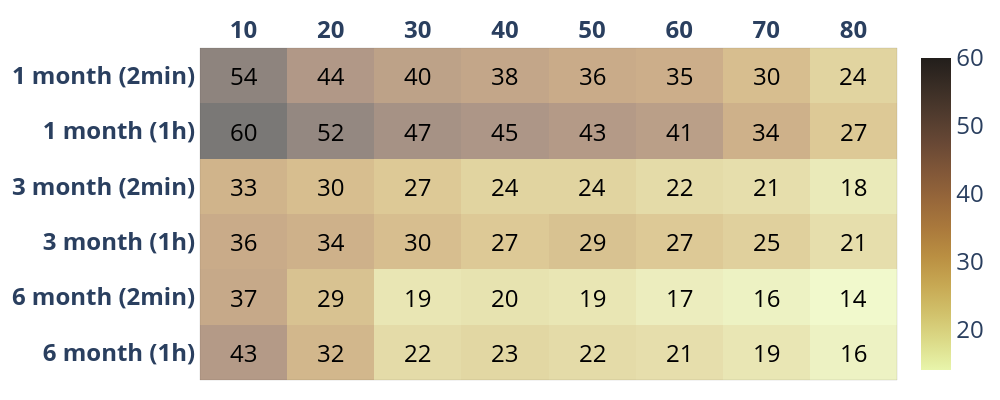

The notebook cell saved with this chart:
### Code cell
#!pip install -U kaleido
import plotly.graph_objects as go
from functools import reduce
from itertools import product

z=[list(np.ceil(np.array(REU_6_CO_2)).astype(int)),list(np.ceil(np.array(REU_6_CO)).astype(int)),
   list(np.ceil(np.array(REU_3_CO_2)).astype(int)),list(np.ceil(np.array(REU_3_CO)).astype(int)),
  list(np.ceil(np.array(REU_1_CO_2)).astype(int)),list(np.ceil(np.array(REU_1_CO)).astype(int))]
x=['<b>10</b>', '<b>20</b>', '<b>30</b>', '<b>40</b>', '<b>50</b>','<b>60</b>',
   '<b>70</b>','<b>80</b>']
y=['<b>6 month (1h)</b>','<b>6 month (2min)</b>','<b>3 month (1h)</b>','<b>3 month (2min)</b>',
   '<b>1 month (1h)','<b>1 month (2min)</b>']

def get_anno_text(z_value):
    annotations=[]
    a, b = len(z_value), len(z_value[0])
    flat_z = reduce(lambda x,y: x+y, z_value) # z_value.flat if you deal with numpy
    coords = product(range(a), range(b))
    for pos, elem in zip(coords, flat_z):
        annotations.append({'font': {'color': 'black'},
                    'showarrow': False,
                    'text': str(elem),
                    'x': pos[1],
                    'y': pos[0],
                        'font.size':24   })
    return annotations

fig = go.Figure(data=go.Heatmap(
                   z=z,
                   x=x,
                   y=y,
                   hoverongaps = True, colorscale ='turbid',
    opacity=0.6,colorbar=dict(tickfont=dict(size=24)) ))#matter#

fig.update_layout(title={'text': "",
        'y':0.8,
        'x':0.5,
        'xanchor': 'center',
        'yanchor': 'top'},
           plot_bgcolor='rgba(0,0,0,0)',       
    annotations = get_anno_text(z),
                 width=1000,
height=400,xaxis={'side': 'top'},margin=dict(l=20, r=20, t=20, b=20))

fig.update_xaxes(tickfont = dict(size=24),linewidth=0.1, linecolor='black',
    
                 mirror=True)
fig.update_yaxes(tickfont = dict(size=24),linewidth=0.1, linecolor='black',
        
                 mirror=True)
fig.write_image("REU_CO_S_POLAR.pdf",engine="kaleido")
#plt.savefig("table2a.pdf", format="pdf", bbox_inches="tight")
fig.show()

### Figure 1 — Plotly figure (JSON) as saved in the notebook; plotly's stock layout.template omitted (floating-point values rounded to 4 significant figures)
{"data": [{"colorbar": {"tickfont": {"size": 24}}, "colorscale": [[0, "rgb(232, 245, 171)"], [0.09091, "rgb(220, 219, 137)"], [0.1818, "rgb(209, 193, 107)"], [0.2727, "rgb(199, 168, 83)"], [0.3636, "rgb(186, 143, 66)"], [0.4545, "rgb(170, 121, 60)"], [0.5455, "rgb(151, 103, 58)"], [0.6364, "rgb(129, 87, 56)"], [0.7273, "rgb(104, 72, 53)"], [0.8182, "rgb(80, 59, 46)"], [0.9091, "rgb(57, 45, 37)"], [1, "rgb(34, 30, 27)"]], "hoverongaps": true, "opacity": 0.6, "type": "heatmap", "x": ["<b>10</b>", "<b>20</b>", "<b>30</b>", "<b>40</b>", "<b>50</b>", "<b>60</b>", "<b>70</b>", "<b>80</b>"], "y": ["<b>6 month (1h)</b>", "<b>6 month (2min)</b>", "<b>3 month (1h)</b>", "<b>3 month (2min)</b>", "<b>1 month (1h)", "<b>1 month (2min)</b>"], "z": [[43, 32, 22, 23, 22, 21, 19, 16], [37, 29, 19, 20, 19, 17, 16, 14], [36, 34, 30, 27, 29, 27, 25, 21], [33, 30, 27, 24, 24, 22, 21, 18], [60, 52, 47, 45, 43, 41, 34, 27], [54, 44, 40, 38, 36, 35, 30, 24]]}], "layout": {"annotations": [{"font": {"color": "black", "size": 24}, "showarrow": false, "text": "43", "x": 0, "y": 0}, {"font": {"color": "black", "size": 24}, "showarrow": false, "text": "32", "x": 1, "y": 0}, {"font": {"color": "black", "size": 24}, "showarrow": false, "text": "22", "x": 2, "y": 0}, {"font": {"color": "black", "size": 24}, "showarrow": false, "text": "23", "x": 3, "y": 0}, {"font": {"color": "black", "size": 24}, "showarrow": false, "text": "22", "x": 4, "y": 0}, {"font": {"color": "black", "size": 24}, "showarrow": false, "text": "21", "x": 5, "y": 0}, {"font": {"color": "black", "size": 24}, "showarrow": false, "text": "19", "x": 6, "y": 0}, {"font": {"color": "black", "size": 24}, "showarrow": false, "text": "16", "x": 7, "y": 0}, {"font": {"color": "black", "size": 24}, "showarrow": false, "text": "37", "x": 0, "y": 1}, {"font": {"color": "black", "size": 24}, "showarrow": false, "text": "29", "x": 1, "y": 1}, {"font": {"color": "black", "size": 24}, "showarrow": false, "text": "19", "x": 2, "y": 1}, {"font": {"color": "black", "size": 24}, "showarrow": false, "text": "20", "x": 3, "y": 1}, {"font": {"color": "black", "size": 24}, "showarrow": false, "text": "19", "x": 4, "y": 1}, {"font": {"color": "black", "size": 24}, "showarrow": false, "text": "17", "x": 5, "y": 1}, {"font": {"color": "black", "size": 24}, "showarrow": false, "text": "16", "x": 6, "y": 1}, {"font": {"color": "black", "size": 24}, "showarrow": false, "text": "14", "x": 7, "y": 1}, {"font": {"color": "black", "size": 24}, "showarrow": false, "text": "36", "x": 0, "y": 2}, {"font": {"color": "black", "size": 24}, "showarrow": false, "text": "34", "x": 1, "y": 2}, {"font": {"color": "black", "size": 24}, "showarrow": false, "text": "30", "x": 2, "y": 2}, {"font": {"color": "black", "size": 24}, "showarrow": false, "text": "27", "x": 3, "y": 2}, {"font": {"color": "black", "size": 24}, "showarrow": false, "text": "29", "x": 4, "y": 2}, {"font": {"color": "black", "size": 24}, "showarrow": false, "text": "27", "x": 5, "y": 2}, {"font": {"color": "black", "size": 24}, "showarrow": false, "text": "25", "x": 6, "y": 2}, {"font": {"color": "black", "size": 24}, "showarrow": false, "text": "21", "x": 7, "y": 2}, {"font": {"color": "black", "size": 24}, "showarrow": false, "text": "33", "x": 0, "y": 3}, {"font": {"color": "black", "size": 24}, "showarrow": false, "text": "30", "x": 1, "y": 3}, {"font": {"color": "black", "size": 24}, "showarrow": false, "text": "27", "x": 2, "y": 3}, {"font": {"color": "black", "size": 24}, "showarrow": false, "text": "24", "x": 3, "y": 3}, {"font": {"color": "black", "size": 24}, "showarrow": false, "text": "24", "x": 4, "y": 3}, {"font": {"color": "black", "size": 24}, "showarrow": false, "text": "22", "x": 5, "y": 3}, {"font": {"color": "black", "size": 24}, "showarrow": false, "text": "21", "x": 6, "y": 3}, {"font": {"color": "black", "size": 24}, "showarrow": false, "text": "18", "x": 7, "y": 3}, {"font": {"color": "black", "size": 24}, "showarrow": false, "text": "60", "x": 0, "y": 4}, {"font": {"color": "black", "size": 24}, "showarrow": false, "text": "52", "x": 1, "y": 4}, {"font": {"color": "black", "size": 24}, "showarrow": false, "text": "47", "x": 2, "y": 4}, {"font": {"color": "black", "size": 24}, "showarrow": false, "text": "45", "x": 3, "y": 4}, {"font": {"color": "black", "size": 24}, "showarrow": false, "text": "43", "x": 4, "y": 4}, {"font": {"color": "black", "size": 24}, "showarrow": false, "text": "41", "x": 5, "y": 4}, {"font": {"color": "black", "size": 24}, "showarrow": false, "text": "34", "x": 6, "y": 4}, {"font": {"color": "black", "size": 24}, "showarrow": false, "text": "27", "x": 7, "y": 4}, {"font": {"color": "black", "size": 24}, "showarrow": false, "text": "54", "x": 0, "y": 5}, {"font": {"color": "black", "size": 24}, "showarrow": false, "text": "44", "x": 1, "y": 5}, {"font": {"color": "black", "size": 24}, "showarrow": false, "text": "40", "x": 2, "y": 5}, {"font": {"color": "black", "size": 24}, "showarrow": false, "text": "38", "x": 3, "y": 5}, {"font": {"color": "black", "size": 24}, "showarrow": false, "text": "36", "x": 4, "y": 5}, {"font": {"color": "black", "size": 24}, "showarrow": false, "text": "35", "x": 5, "y": 5}, {"font": {"color": "black", "size": 24}, "showarrow": false, "text": "30", "x": 6, "y": 5}, {"font": {"color": "black", "size": 24}, "showarrow": false, "text": "24", "x": 7, "y": 5}], "height": 400, "margin": {"b": 20, "l": 20, "r": 20, "t": 20}, "plot_bgcolor": "rgba(0,0,0,0)", "title": {"text": "", "x": 0.5, "xanchor": "center", "y": 0.8, "yanchor": "top"}, "width": 1000, "xaxis": {"linecolor": "black", "linewidth": 0.1, "mirror": true, "side": "top", "tickfont": {"size": 24}}, "yaxis": {"linecolor": "black", "linewidth": 0.1, "mirror": true, "tickfont": {"size": 24}}}}
